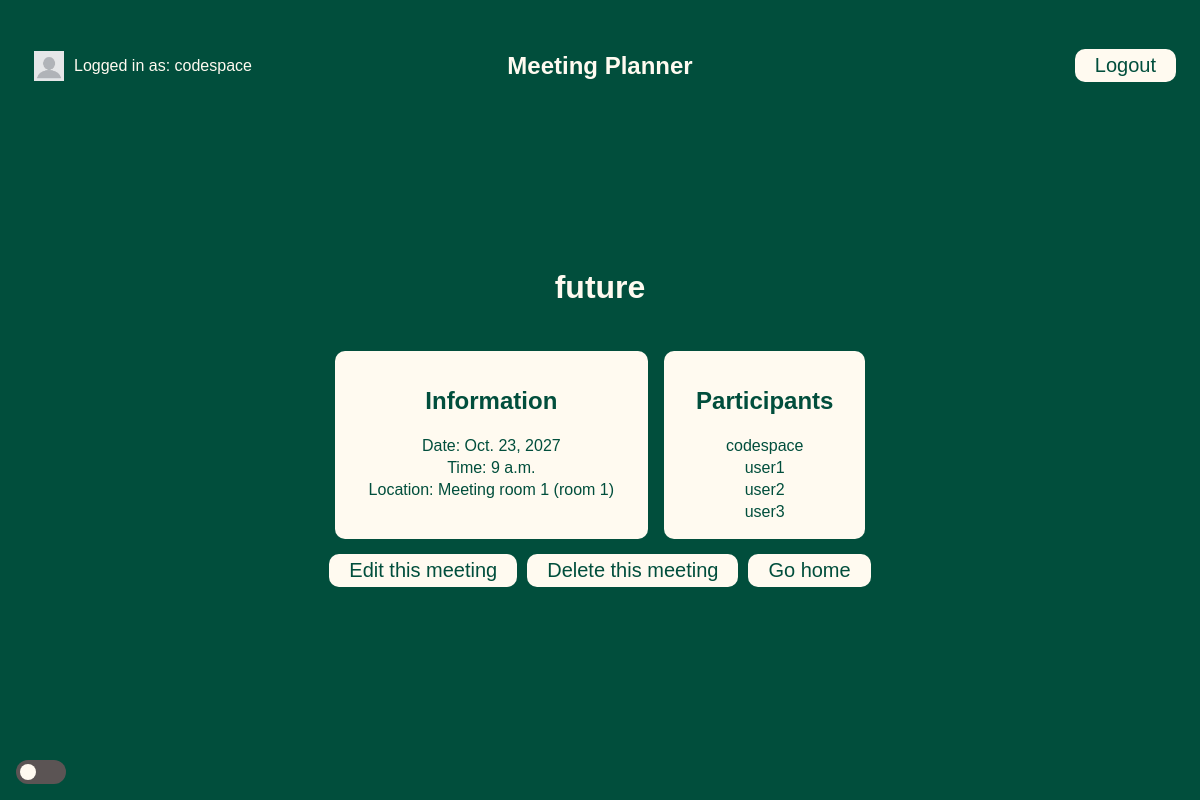
The app's page /meetings/11 (signed in) with its own data.
### meetings/models.py (models this page shows, shortened)
class Meeting(models.Model):
    title = models.CharField(max_length=200)
    date = models.DateField()
    start_time = models.TimeField(default=time(9))
    duration = models.IntegerField(default=1)
    room = models.ForeignKey(Room, on_delete=models.CASCADE)
    participants = models.ManyToManyField(get_user_model())#incase db changes we call this insted

class Room(models.Model):
    name = models.CharField(max_length=50)
    floor = models.IntegerField()
    room_number = models.IntegerField()
    def __str__(self):
        return f"{self.name} (room  {self.room_number})"

### meetings/views.py (the view)
# urls.py: path('<int:id>', views.detail, name='detail'),
@login_required
def detail(request, id):
    meeting = get_object_or_404(Meeting, pk=id)#returns 404 if not found for or given class with id
    return render(request, "meetings/detail.html",{"meeting": meeting})

### templates/meetings/detail.html (shortened to what this page needs)
{% extends "base.html" %}
{% block content%}
<h1>{{meeting.title}}</h1>
<div class="card">
    <div class="item meeting-info">
        <h2>Information</h2>
        <p>Date: {{meeting.date}}</p>
        <p>Time: {{meeting.start_time}} </p>
        <p>Location: {{meeting.room}}</p>
    </div>
    <div class="item meeting-participants">
        <h2>Participants</h2>
        {% for participant in meeting.participants.all%}
            <p>{{ participant.username }}</p>
        {%endfor%}
    </div>
</div>
<div>
    <p class="actions">
        <a href="{%url 'edit' meeting.id%}">Edit this meeting</a><br>
        <a href="{%url 'delete' meeting.id%}">Delete this meeting</a><br>
        <a href="{% url 'welcome' %}">Go home</a>
    </p>
</div>
{%endblock%}

### templates/base.html (shortened to what this page needs)
{% load static %}
<!DOCTYPE html>
<html lang="en">
<head>
    <link rel="stylesheet" href="{% static 'website/style.css' %}">
</head>
<body>
        {% if user.is_authenticated %}
        <nav class="header">
            <div class="name">
                <img src="{% static 'website/profile.jpg' %}" id="profile" alt="Profile icon">
                Logged in as: {{user.get_username}}
            </div>
            <h1 style="padding:0.5rem"> Meeting Planner</h1>
            <form method="post" action="{%url 'logout'%}">
                <button type="submit">Logout</button>
            </form>
        </nav>
        {%endif%}
    <div class="content">
    {% block content %}
    {% endblock%}
    </div>
    <div id="footer">
        <h1></h1>
    </div>
    <div id="mode">
        <label class="switch" for="darklight">
            <span class="slider round"></span>
        </label>
    </div>
</body>
</html>

### website/static/website/style.css (style rules this page uses)
:root { --main: #014e3c; --button: #cfe0d0; --light: #fffaf0; --dark: #206c5e; }
body { font-family: 'Calibri', 'Trebuchet MS', sans-serif; color: var(--light); background-color: var(--main); margin: 0; display:flex; flex-direction: column; min-height: 100dvh; }
button { background-color: var(--light); border: none; color: var(--main); border-radius: 10px; padding: 5px 20px; font-size: 20px; }
h1 { padding: 1rem; }
a { text-decoration: none; font-weight: bold; color: var(--main); }
p { margin: 0; padding: 2px; }
.actions { display: flex; flex-direction: row; }
.actions a { margin: 5px; background-color: var(--light); color: var(--main); border-radius: 10px; padding: 5px 20px; font-size: 20px; font-weight: normal; }
.card { display: flex; flex-direction: row; color: var(--main); gap: 1rem; padding :0.5rem; }
.item { padding: 1rem 2rem; background-color: var(--light); color: var(--main); border-radius: 10px; display:flex; flex-direction: column; align-items: center; }
#mode { padding: 1rem; bottom: 0; align-items: center; position: fixed; }
#footer { padding:1rem; }
.switch { position: relative; display: inline-block; width: 50px; height: 24px; }
.slider { position: absolute; cursor: pointer; top: 0; left: 0; right: 0; bottom: 0; background-color: rgb(91, 84, 84); -webkit-transition: .4s; transition: .4s; }
.slider:before { position: absolute; content: ""; height: 16px; width: 16px; left: 4px; bottom: 4px; background-color: var(--light); -webkit-transition: .4s; transition: .4s; }
.slider.round { border-radius: 34px; }
.slider.round:before { border-radius: 50%; }
.header { display: grid; grid-template-columns: 1fr 1fr 1fr; padding: 1.5rem; align-items: center; }
.header > :first-child { justify-self: start; }
.header > :nth-child(2) { justify-self: center; }
.header > :last-child { justify-self: end; }
.name { display: flex; flex-direction: row; align-items: center; }
#profile { height: 30px; width: 30px; padding: 10px; }
.content { display: flex; flex-direction: column; align-items: center; justify-content: center; height: 100%; flex-grow: 1; }

### records on screen
Meeting: title "future", date "Oct. 23, 2027", start_time "9 a.m.", room "Meeting room 1 (room 1)"

### other values on screen
{{ user.get_username }} "codespace"
{{ participant.username }} "codespace"
{{ participant.username }} "user1"
{{ participant.username }} "user2"
{{ participant.username }} "user3"
